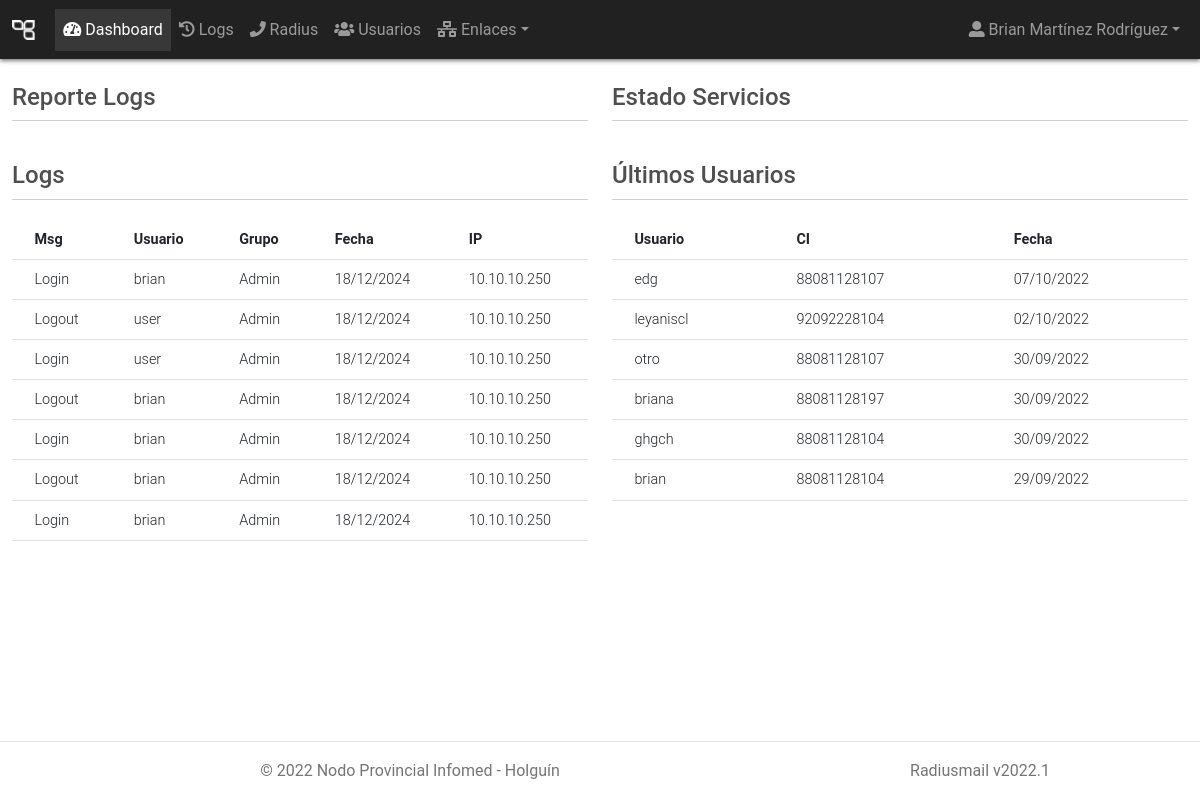
The page /dashboard/ (signed in) on the database its author committed.
### system/models.py (models this page shows, shortened)
class Logs(models.Model):
    TYPE_MSG = (
        ('1', u'Login'),
        ('2', u'Logout'),
        ('3', u'Error'),
        ('4', u'Desactivada'),
        ('100', u'Cuenta Creada'),
        ('101', u'Cuenta Borrada'),
        ('102', u'Cuenta Modificada'),
        ('103', u'Cuenta Desactivada'),
        ('104', u'Cuenta Recuperada'),
        ('105', u'Cambio Password'),
        ('106', u'Traslado de cuenta'),
    )
    users = models.ForeignKey(User, on_delete=models.CASCADE)
    ip = models.GenericIPAddressField()
    access_date = models.DateTimeField(auto_now_add=True)
    comentario = models.TextField(blank=True)
    msg_type = models.CharField(max_length=3, choices=TYPE_MSG)
    class Meta:
        verbose_name_plural = 'Logs'

### usuarios/models.py (models this page shows, shortened)
class Users(models.Model):
    TYPE_CHOICES = (
        ('Personal', u'Personal'),
        ('Institucional', u'Institucional'),
    )
    email = models.CharField(max_length=50, db_index=True)
    nombre = models.CharField(max_length=50, blank=False)
    apellidos = models.CharField(max_length=100, blank=False)
    ci = models.CharField(max_length=11, help_text='Carne de Identidad', db_index=True)
    sexo = models.CharField(max_length=50, default=None, null=True, blank=True)
    address = models.CharField(max_length=255, blank=False)
    quota = models.IntegerField(blank=False, help_text='Numero en Mb')
    telefono = models.CharField(max_length=11, default=None, null=True, blank=True)
    telefono_work = models.CharField(max_length=11, default=None, null=True, blank=True)
    tipo_cuenta = models.CharField(max_length=13, choices=TYPE_CHOICES)
    notas = models.TextField(blank=True)
    municipio = models.ForeignKey(Municipio, related_name='UsersMunicipio', null=True, on_delete=models.SET_NULL)
    trabajo = models.ForeignKey(Trabajo, related_name='UsersTrabajo', null=True, on_delete=models.SET_NULL)
    ocupacion = models.ForeignKey(Ocupacion, related_name='UsersOcupacion', null=True, on_delete=models.SET_NULL)
    create_date = models.DateTimeField(auto_now_add=True)
    modify_date = models.DateTimeField(auto_now=True, null=True, blank=True)
    expire_date = models.DateField(default=None, null=True, blank=True)
    active = models.BooleanField(default=True)
    mark_delete = models.BooleanField(default=False)
    sldservice = models.ManyToManyField(Services, related_name='UsersService')
    uidNumber = models.IntegerField(null=True, blank=True)
    class Meta:
        verbose_name_plural = 'Usuarios'

### system/views.py (the view)
# urls.py: path('dashboard/', login_required(Dashboard.as_view(), login_url='login'), name='dashboard'),
class Dashboard(View):
    def get(self, request):
        user = request.user
        user_profile = UserProfile.objects.get(user=user.pk)
        if user_profile.user.groups.filter(Q(name='Representantes')):
            report_log = Logs.objects.filter(users=user_profile.user).order_by('-pk')[:7]
            report_users = Users.objects.filter(trabajo=user_profile.trabajo).order_by('-pk')[:7]
            type_logs = Logs.objects.filter(users=user.user_profile.user).values('msg_type').annotate(Count('msg_type'))
            report_type_logs = []
            for type in type_logs:
                report_type_logs.append({'logs': type})
            type_service = Users.objects.filter(trabajo=user_profile.trabajo).values('sldservice__service_name').annotate(Count('sldservice'))
            report_type_service = []
            for service in type_service:
                report_type_service.append({'services': service})
        else:
            report_log = Logs.objects.all().order_by('-pk')[:7]
            report_users = Users.objects.all().order_by('-pk')[:7]
            type_logs = Logs.objects.all().values('msg_type').annotate(Count('msg_type'))
            report_type_logs = []
            for type in type_logs:
                report_type_logs.append({'logs': type})
            type_service = Users.objects.all().values('sldservice__service_name').annotate(Count('sldservice'))
            report_type_service = []
            for service in type_service:
                report_type_service.append({'services': service})
        context_data = {
            'title': 'Dashboard',
            'report_log': report_log,
            'report_users': report_users,
            'report_type_logs': report_type_logs,
            'report_type_service': report_type_service,
        }
        return render(request, 'dashboard.html', context_data)

### system/models.py (called while the page is built)
    def __str__(self):
        return "%s" % self.municipio_name

    def __str__(self):
        return "%s" % self.trabajo_name

### system/templatetags/systemtags.py (called while the page is built)
def do_users(parser, token):
    return DefaultUsers()

def has_group(user, group_name):
    group = Group.objects.get(name=group_name)
    return True if group in user.groups.all() else False

    def render(self, context):
        Users = None
        try:
            Users = context['user']
        except Users.DoesNotExist:
            pass
        context['user_datos'] = Users
        return ''

### templates/dashboard.html (shortened to what this page needs)
{% extends 'base.html' %}
{% block container %}
<div class="container-fluid">
    <div class="row">
        <div class="col-md-6">
				<h4 id="report_logs" class="page-header-system">Reporte Logs</h4>
        </div>
        <div class="col-md-6">
				<h4 id="report_service" class="page-header-system">Estado Servicios</h4>
        </div>
    </div>
    <div class="row">
        <div class="col-md-6">
            <h4 id="logs" class="page-header-system">Logs</h4>
            <table class="table table-hover table-responsive table-sm">
                <thead>
                    <tr>
                        <th>Msg</th>
                        <th>Usuario</th>
                        <th>Grupo</th>
                        <th>Fecha</th>
                        <th>IP</th>
                    </tr>
                </thead>
                <tbody>
                {% for logs in report_log %}
                <tr data-mdb-toggle="tooltip" data-mdb-placement="bottom" title="{{ logs.comentario }}">
                    <td>{{ logs.get_msg_type_display }}</td>
                    <td>{{ logs.users.username }}</td>
                    <td>{{ logs.users.groups.all.0.name }}</td>
                    <td>{{ logs.access_date|date:"d/m/Y" }}</td>
                    <td>{{ logs.ip }}</td>
                </tr>
                {% endfor %}
                </tbody>
            </table>
        </div>
        <div class="col-md-6">
            <h4 id="mailhost" class="page-header-system">Últimos Usuarios</h4>
            <table class="table table-hover table-responsive table-sm">
                <thead>
                    <tr>
                        <th>Usuario</th>
                        <th>CI</th>
                        <th>Fecha</th>
                    </tr>
                </thead>
                <tbody>
                {% for users in report_users %}
                <tr data-toggle="tooltip" data-placement="bottom" title="{{ users.trabajo }} ({{ users.municipio }})">
                    <td>{{ users.email }}</td>
                    <td>{{ users.ci }}</td>
                    <td>{{ users.create_date|date:"d/m/Y" }}</td>
                </tr>
                {% endfor %}
                </tbody>
            </table>
        </div>
    </div>
</div>
</main>
{% endblock %}

### templates/base.html (shortened to what this page needs)
{% load systemtags %}
<!doctype html>
<html lang="es" class="h-100">
  <head>
    {% load static %}
	<link href="{% static 'css/compiled.min.css' %}" rel="stylesheet">
	<link href="{% static 'css/fontawesome.min.css' %}" rel="stylesheet">
	<link href="{% static 'css/bootstrapValidator.min.css' %}" rel="stylesheet">
	<link href="{% static 'css/dataTables.bootstrap5.min.css' %}" rel="stylesheet">
	<link href="{% static 'css/buttons.bootstrap5.min.css' %}" rel="stylesheet">
    <link href="{% static 'plugins/select2/css/select2.min.css' %}" rel="stylesheet">
    <link href="{% static 'plugins/select2-bootstrap4-theme/select2-bootstrap4.min.css' %}" rel="stylesheet">
	<link href="{% static 'css/style.css' %}" rel="stylesheet">
	<link href="{% static 'css/gijgo.min.css' %}" rel="stylesheet">
  </head>
  <body class="d-flex flex-column h-100">
<header>
<nav class="navbar navbar-expand-lg navbar-dark bg-dark navbar-radiusmail mb-1">
  <div class="container-fluid">
    <a class="navbar-brand" href="{% url 'dashboard' %}"><img src="{% static 'img/logoin.png' %}" height="20" alt="Dashboard" loading="lazy"/></a>
	<div class="collapse navbar-collapse" id="navbarSupportedContent">
      <ul class="navbar-nav me-auto mb-2 mb-lg-0">
		<li class="nav-item"><a class="nav-link {% if request.path == '/dashboard/' %}active{% endif %}" href="{% url 'dashboard' %}"><i class="fa fa-tachometer-alt"></i> Dashboard</a></li>
		{% if request.user|has_group:"Admin"%}
		<li class="nav-item"><a class="nav-link {% if request.path == '/system/logs/' %}active{% endif %}" href="{% url 'system:list_logs' %}"><i class="fa fa-history"></i> Logs</a></li>
		<li class="nav-item"><a class="nav-link {% if request.path == '/radius/list/' %}active{% endif %}" href="{% url 'radius:list_radius' %}"><i class="fa fa-phone"></i> Radius</a></li>
		{% endif %}
		{% if request.user|has_group:"Representantes" or  request.user|has_group:"Admin" %}
		<li class="nav-item"><a class="nav-link {% if request.path == '/users/list/' %}active{% endif %}" href="{% url 'usuarios:user_list' %}"><i class="fa fa-users"></i> Usuarios</a></li>
		{% endif %}
		{% if request.user|has_group:"Enlaces" or  request.user|has_group:"Admin" %}
		<li class="nav-item dropdown">
          <a class="nav-link dropdown-toggle" href="#" id="navbarDropdown" role="button" data-mdb-toggle="dropdown" aria-expanded="false"><i class="fa fa-network-wired"></i> Enlaces</a>
        </li>
		{% endif %}
      </ul>
      <ul class="navbar-nav ms-auto mb-2 mb-lg-0">
		<li class="nav-item dropdown">
          <a class="nav-link dropdown-toggle" href="#" id="navbarDropdown" role="button" data-mdb-toggle="dropdown" aria-expanded="false"><i class="fa fa-user-alt"></i> {{user_datos.first_name}} {{user_datos.last_name}}</a>
        </li>
    </ul>
    </div>
  </div>
</nav>
</header>
<main role="main" class="flex-shrink-0">
{% block container %}{% endblock %}
<footer class="footer mt-auto py-3">
  <div class="container text-center text-md-left">
			<div class="row d-flex align-items-center">
					<div class="col-md-7 col-lg-8">
						<p class="text-center text-md-left text-muted">© 2022 <a class="text-muted" href="https://soporte.hlg.sld.cu/">Nodo Provincial Infomed - Holguín</a></p>
					</div>
					<div class="col-md-5 col-lg-4 ml-lg-0">
						<p class="text-center text-md-right text-muted">Radiusmail v2022.1</p>
					</div>
			</div>
  </div>
</footer>
</body>
</html>

### system/static/css/style.css (style rules this page uses)
.navbar-radiusmail { background-color: rgba(33, 33, 33) !important; box-shadow: 0 2px 4px rgba(0, 0, 0, 0.5); }
.navbar-radiusmail ul.navbar-nav > li.nav-item > a.active, .navbar-radiusmail ul.navbar-nav > li.nav-item > a:hover, .navbar-radiusmail ul.navbar-nav > li.nav-item > a:focus { background-color: rgba(255,255,255,0.1); color: #FFFFFF; }
.page-header-system { padding-bottom: 9px; margin: 20px 0px 20px; border-bottom: 1px solid rgba(209, 209, 209, 1); }
.footer { border-top: 1px solid #dee2e6; color: #869099; padding: 1rem; }
.footer p { margin-bottom: 0 !important; }

### rows shown on the page
Logs: msg_type "Login", users.username "brian", users.groups.all.0.name "Admin", access_date "18/12/2024", ip "10.10.10.250"
Logs: msg_type "Logout", users.username "user", users.groups.all.0.name "Admin", access_date "18/12/2024", ip "10.10.10.250"
Logs: msg_type "Login", users.username "user", users.groups.all.0.name "Admin", access_date "18/12/2024", ip "10.10.10.250"
Logs: msg_type "Logout", users.username "brian", users.groups.all.0.name "Admin", access_date "18/12/2024", ip "10.10.10.250"
Logs: msg_type "Login", users.username "brian", users.groups.all.0.name "Admin", access_date "18/12/2024", ip "10.10.10.250"
Logs: msg_type "Logout", users.username "brian", users.groups.all.0.name "Admin", access_date "18/12/2024", ip "10.10.10.250"
Logs: msg_type "Login", users.username "brian", users.groups.all.0.name "Admin", access_date "18/12/2024", ip "10.10.10.250"
Users: email "edg", ci "88081128107", create_date "07/10/2022"
Users: email "leyaniscl", ci "92092228104", create_date "02/10/2022"
Users: email "otro", ci "88081128107", create_date "30/09/2022"
Users: email "briana", ci "88081128197", create_date "30/09/2022"
Users: email "ghgch", ci "88081128104", create_date "30/09/2022"
Users: email "brian", ci "88081128104", create_date "29/09/2022"

### other values the page prints
{{ user_datos.first_name }} "Brian"
{{ user_datos.last_name }} "Martínez Rodríguez"
